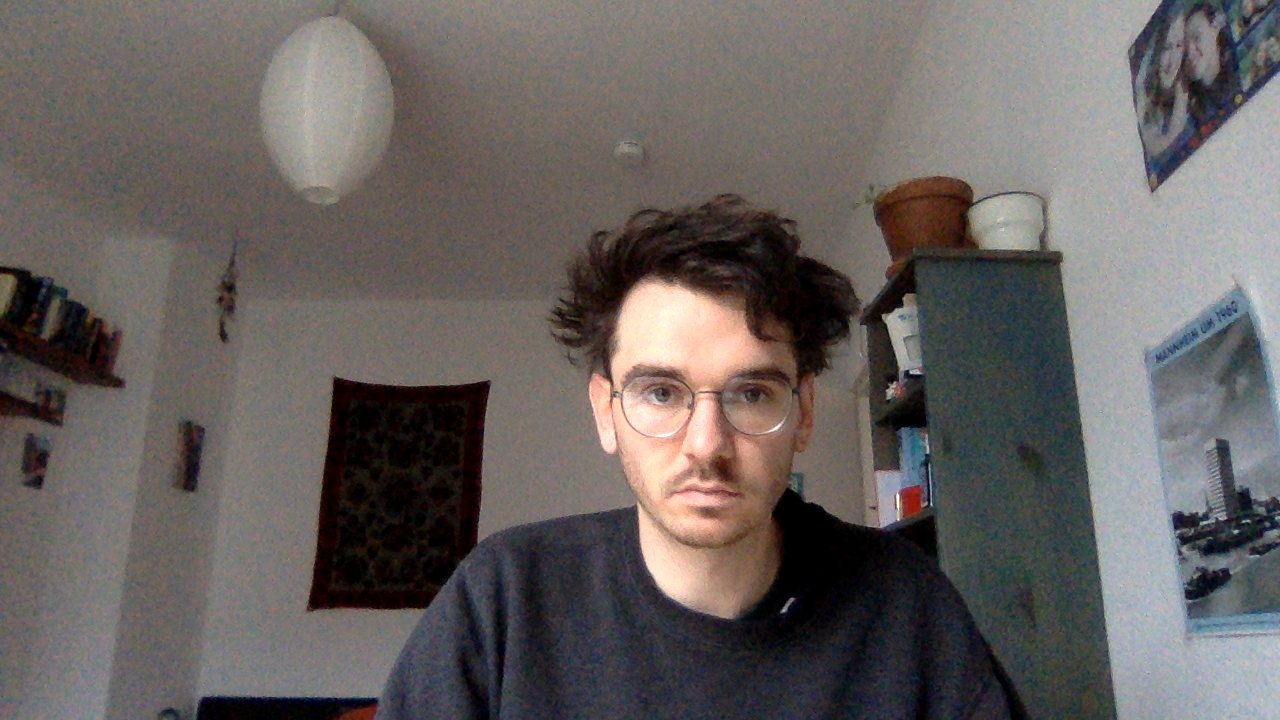
#> input picture edge_detection_sobel_operator/test.png, 1280 x 720 px
$ python read_and_edge_detection.py
#> lines starting #> are read from the running program, lines starting #| are printed output that depends on the picture
import numpy as np
import cv2 as cv
from matplotlib import pyplot as plt

img = cv.imread('test.png')
#> img is the input picture: shape (720, 1280, 3); mean B, G, R 95.9, 98, 103.2
img_dreamed = cv.imread('picture_dreamed.jpg')
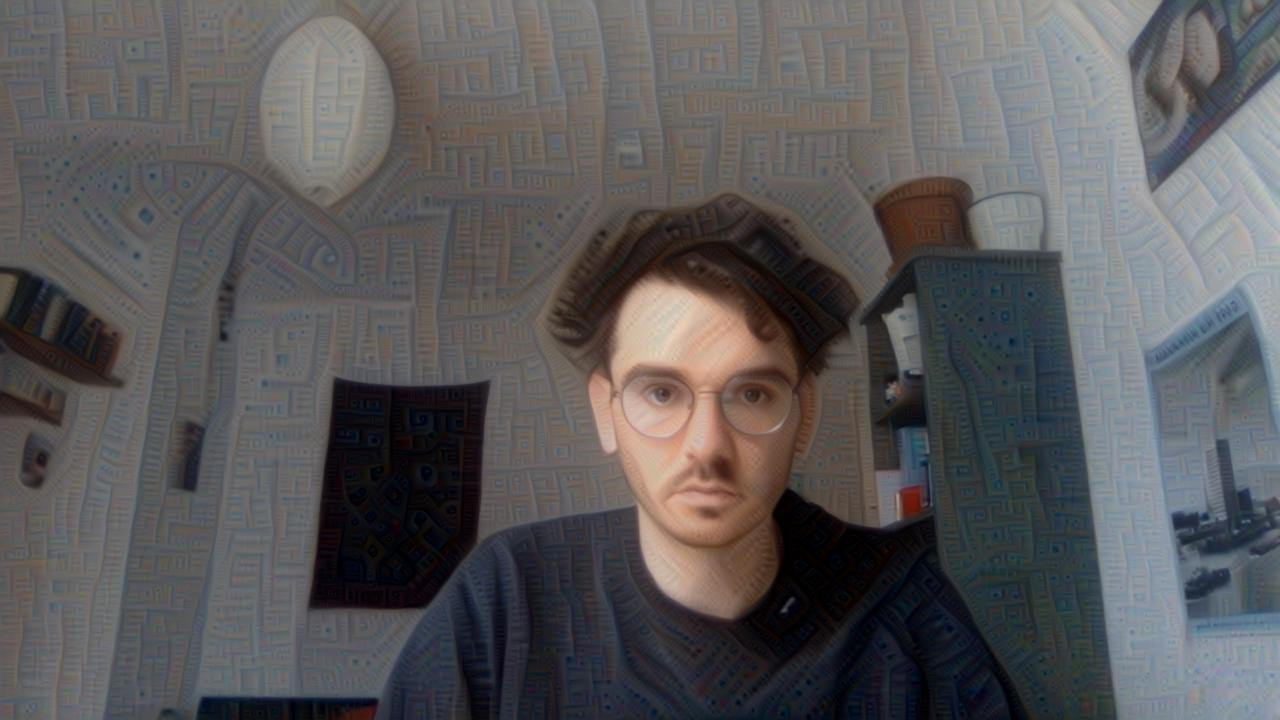
#> input picture edge_detection_sobel_operator/picture_dreamed.jpg, 1280 x 720 px
#> img_dreamed is the input picture: shape (720, 1280, 3); mean B, G, R 89.7, 88.4, 89.9
#logo = cv.imread('test.png')
grayscaled = cv.cvtColor(img_dreamed, cv.COLOR_BGR2GRAY)
#edges_high = cv.Canny(img,100,120)
edges = cv.Canny(img_dreamed,10,110)
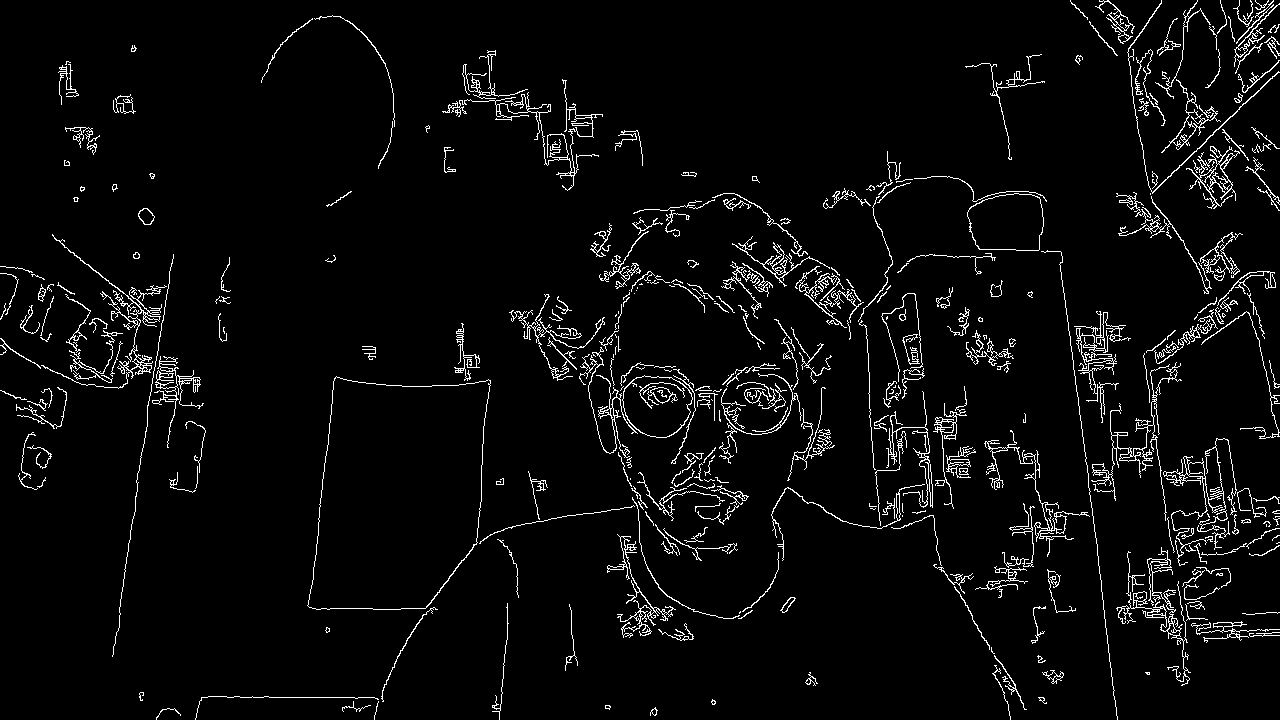
#> edges: shape (720, 1280); 4.1% white in thin lines or dots
ret, mask, = cv.threshold(edges, 102,255, cv.THRESH_BINARY_INV)
#> mask: shape (720, 1280); 95.9% white; black in thin lines or dots
mask_inv = cv.bitwise_not(mask)


src1_mask=cv.cvtColor(mask,cv.COLOR_GRAY2BGR)#change mask to a 3 channel image
#> src1_mask: shape (720, 1280, 3); 95.9% white; black in thin lines or dots
mask_out1=cv.subtract(src1_mask,img_dreamed)
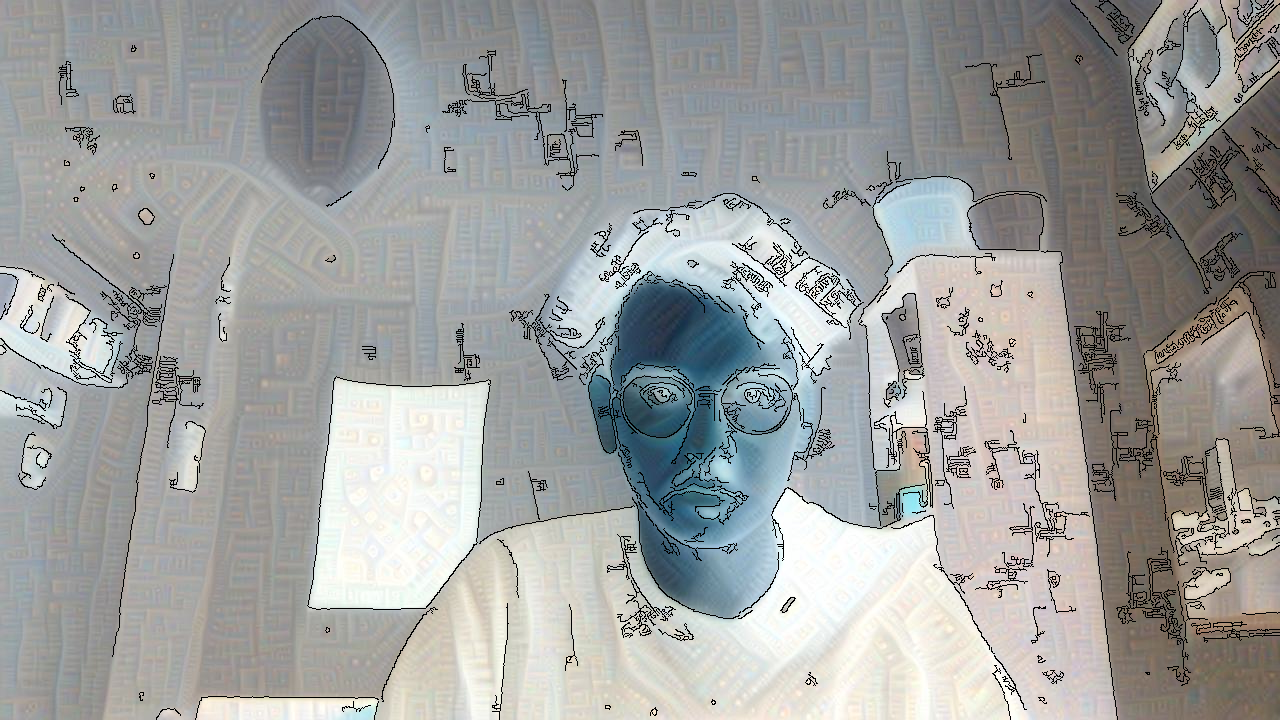
#> mask_out1: shape (720, 1280, 3); mean B, G, R 158.6, 159.9, 158.4
mask_out=cv.subtract(src1_mask,mask_out1)


img2=cv.bitwise_and(img,img,mask= mask_inv)
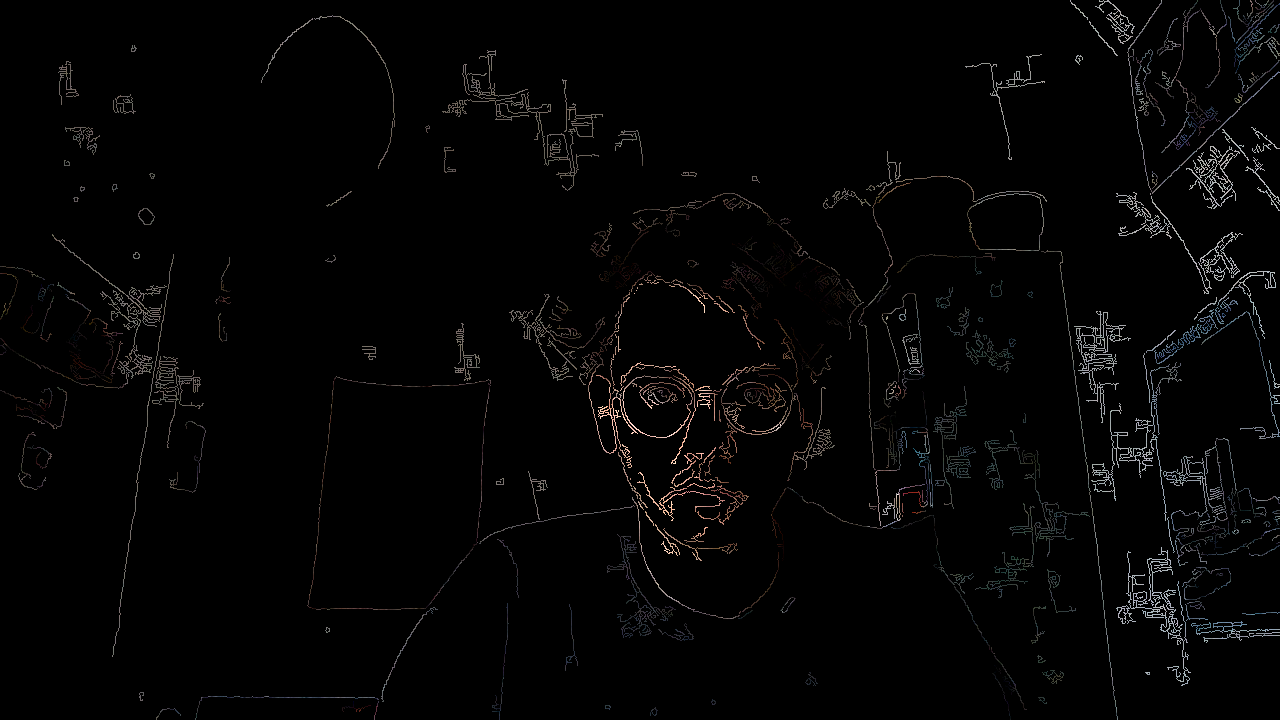
#> img2: shape (720, 1280, 3); mean B, G, R 4, 4, 4.3


# [9 lines of commented-out code are left out]
cv.imshow('img_dreamed', img_dreamed)
#cv.imshow('img', img)
cv.imshow('img2', img2)
# [6 lines of commented-out code are left out]
cv.waitKey(0)
cv.destroyAllWindows()
# [5 lines of commented-out code are left out]
